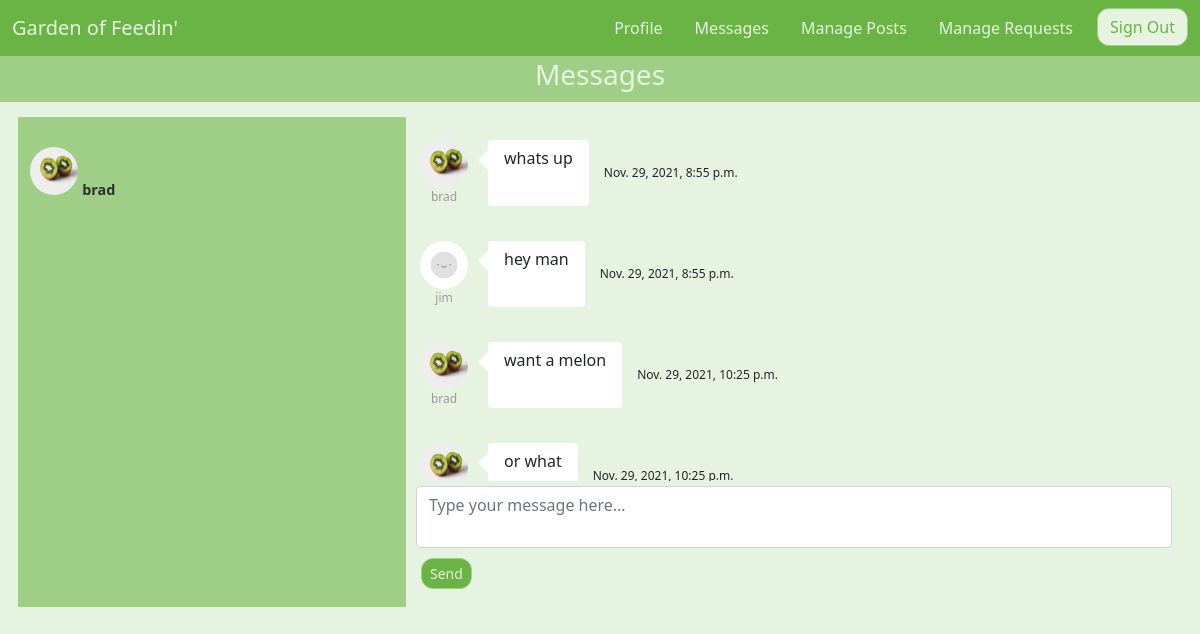
Page /chat/1 (signed in) on the committed database.
### gardenApp/models.py (models this page shows)
class Chat(models.Model):
    user1 = models.ForeignKey(PublicUser, related_name='user1', on_delete=models.CASCADE)
    user2 = models.ForeignKey(PublicUser, related_name='user2', on_delete=models.CASCADE)
    class Meta:
        unique_together = ['user1', 'user2']
    def __repr__(self):
        return str(self.__dict__)

class PublicUser(models.Model):
    email = models.EmailField(unique=True)
    username = models.CharField(max_length=64)
    pass_hash = models.CharField(max_length=128)
    address = models.CharField(max_length=256)
    verified = models.BooleanField(default=False)
    latitude = models.FloatField()
    longitude = models.FloatField()
    image = models.ImageField(upload_to="profile_images", default="profile_images/default_profile.png")
    def __repr__(self):
        return str(self.__dict__)

class Message(models.Model):
    userID = models.ForeignKey(PublicUser, on_delete=models.CASCADE)
    chatID = models.ForeignKey(Chat, on_delete=models.CASCADE)
    msg = models.TextField()
    dateTime = models.DateTimeField(auto_now_add=True)
    def __repr__(self):
        return str(self.__dict__)

### gardenApp/views.py (the view)
# urls.py: path('chat/<int:id>', views.chat, name='chat'),
def chat(request,id):
    chatID = id
    currUser = PublicUser.objects.get(id=request.session['id'])
    chats = Search.getAllChatsForUser(currUser)
    context = {}
    allUserMsgs = []
    allmsgs = Search.getAllMessagesInChat(chatID)
    allUserMsgs.extend(allmsgs)
    context['chats'] = chats
    context['allmsgs'] = allUserMsgs
    context['user'] = currUser
    context['chatID'] = chatID
    print(context)
    return render(request,'messenger.html',context)

### utils/Search.py (called while the page is built)
def getAllChatsForUser(currUser):
    chatList = list(Chat.objects.filter(Q(user1=currUser) | Q(user2=currUser)))
    return chatList

def getAllMessagesInChat(chat):
    msgList = list(Message.objects.filter(chatID=chat))
    return sorted(msgList, key=lambda x: x.dateTime)

### gardenApp/templates/messenger.html (shortened to what this page needs)
<!DOCTYPE html>
<html lang="en">
    <head>
		<link href="https://cdn.jsdelivr.net/npm/bootstrap@5.1.3/dist/css/bootstrap.min.css" rel="stylesheet">
		<link rel="stylesheet" type="text/css" href="./../static/css/main.css">
	</head>
	<body>
		<nav class="navbar navbar-expand-md">
			<div class="container-fluid">
				<a class="navbar-brand" href="/landing">Garden of Feedin'
				</a>
				<div class="collapse navbar-collapse" id="main-navigation">
					<ul class="navbar-nav">
						<li class="nav-item">
							<a class="nav-link" href="/profile">Profile</a>
						</li>
						<li class="nav-item">
							<a class="nav-link" href="/messages">Messages</a>
						</li>
						<li class="nav-item">
							<a class="nav-link" href="/manage">Manage Posts</a>
						</li>
						<li class="nav-item">
							<a class="nav-link" href="/managerequests">Manage Requests</a>
						</li>
						<li class="nav-item">
							<a href="/signout" class="btn">Sign Out</a>
						</li>
					</ul>
				</div>
			</div>
		</nav>
		<nav class="navbar-light navbar-expand-md" style="background-color: #9FCF86;">
			<div class="welcome">
 			 <h3>Messages</h3>
			</div>
		</nav>
		<div class="container chat-box d-flex flex-column">
			<div class="row overflow-auto flex-grow-1 ">
				<div class="col-4 chat-list" style="background-color: #9FCF86">
					<div class="list-group chat-box users" style="margin-top: 15px;  list-style-type: none;">
						{% for i in chats %}
								<li class="person" style="padding:0px;">
									<a href='/chat/{{i.id}}' style="margin:0px; display:block; width:100%; height:100%;  color: #2F2F2F; text-decoration: none;">
									<div class="user">
										{% if user.username == i.user1.username %}
										<img src="{{i.user2.image.url}}" alt="" class="rounded-circle" style="margin-top: 15px;">
										{% else %}
										<img src="{{i.user1.image.url}}" alt="" class="rounded-circle" style="margin-top: 15px;">
										{% endif %}
									</div>
									<p class="chat-info">
										{% if user.username == i.user1.username %}
										<span class="name">{{i.user2.username}}</span>
										{% else %}
										<span class="name">{{i.user1.username}}</span>
										{% endif %}
									</p>
									</a>
								</li>
						{% endfor %}
					</div>
				</div>
				<div class="col-8 active-chat" style="background-color: #E7F3E1">
					<div class="message-box chat-container" style="margin-bottom: 5px;">
						{% if allmsgs %}
						{% for i in allmsgs %}
						{% if i.userID.username != user.username %}
						<li class="chat-left">
							<div class="chat-avatar">
								<img src="{{i.userID.image.url}}">
								<div class="chat-name">{{i.userID.username}}</div>
							</div>
							<div class="chat-text">{{i.msg}}</div>
							<div class="chat-hour">{{i.dateTime}}</div>
						</li>
						{% endif %}
						{% endfor %}
						{% endif %}
					</div>
					{% if allmsgs %}
					<div class="row g-3">
						<form class="form-group mt-3 mb-0" action='/createmessage' method='POST'>
							<textarea class="form-control" rows="2" name='msg' placeholder="Type your message here..." style="margin-bottom: 10px; resize: none;"></textarea>
							<button class="btn btn-primary btn-sm" type="submit">Send</button>
					</div>
					{% endif %}
				</div>
			</div>
		</div>
	</body>
</html>

### gardenApp/static/css/main.css (style rules this page uses)
body { padding: 0; margin: 0; background: #E7F3E1; }
.navbar { background:#6ab446; }
.nav-link, .navbar-brand { color: #E7F3E1; cursor: pointer; }
.nav-link { margin-right: 1em !important; }
.navbar-collapse { justify-content: flex-end; }
.btn { border:1px solid #9FCF86; background:#E7F3E1; border-radius: 12px; color:#6ab446; }
.btn-primary { border:1px solid #9FCF86; background:#6ab446; border-radius: 12px; color:#E7F3E1; }
.welcome { text-align: center; padding: 2px 0; }
.welcome h3 { color:#E7F3E1; }
.form-group { margin-top: 16px; }
.form-group input, button, label, select { margin-bottom: 15px; margin-left: 5px; }
.container { margin-top: 25px; margin-bottom: 25px; }
.chat-box { margin: 15px; padding-right: 0px; padding-left: 0px; margin-right: auto; margin-left: auto; height:490px; width:100%; }
.chat-list { height:100%; overflow-y: scroll; }
.active-chat { padding-top: 19px; padding-bottom:10px; padding-right: 10px; padding-left: 10px; margin-right: auto; margin-left: auto; display:table; height:490px; }
.message-box { height:75%; overflow-y: scroll; }
.users { padding: 0; }
.users .person { position: relative; width: 100%; padding: 10px 1rem; cursor: pointer; border-bottom: 1px solid #6ab446; }
.users .person:last-child { border-bottom: 0; }
.users .person .user { display: inline-flex; position: relative; margin-right: 0px; }
.users .person .user img { width: 48px; height: 48px; -webkit-border-radius: 50px; -moz-border-radius: 50px; border-radius: 50px; }
.users .person p.chat-info { font-weight: 600; font-size: 0.9rem; display: inline-block; }
.chat-container { position: relative; padding: 0.25rem; }
.chat-container li.chat-left, .chat-container li.chat-right { display: flex; flex: 1; flex-direction: row; margin-bottom: 35px; }
.chat-container li img { width: 48px; height: 48px; -webkit-border-radius: 30px; -moz-border-radius: 30px; border-radius: 30px; }
.chat-container li .chat-avatar { margin-right: 20px; }
.chat-container li .chat-name { font-size: .75rem; color: #999999; text-align: center; }
.chat-container li .chat-text { padding: .4rem 1rem; -webkit-border-radius: 4px; -moz-border-radius: 4px; border-radius: 4px; background: #ffffff; font-weight: 300; line-height: 150%; position: relative; }
.chat-container li .chat-text::before { content: ''; position: absolute; width: 0; height: 0; top: 10px; left: -20px; border: 10px solid; border-color: transparent #ffffff transparent transparent; }
.chat-container li .chat-hour { padding: 0; margin-bottom: 10px; font-size: .75rem; display: flex; flex-direction: row; align-items: center; justify-content: center; margin: 0 0 0 15px; }

### rows in the picture
Chat: user1.image (picture), user1.username "brad"
Message: userID.image (picture), userID.username "brad", msg "whats up", dateTime "Nov. 29, 2021, 8:55 p.m."
Message: userID.image (placeholder picture), userID.username "jim", msg "hey man", dateTime "Nov. 29, 2021, 8:55 p.m."
Message: userID.image (picture), userID.username "brad", msg "want a melon", dateTime "Nov. 29, 2021, 10:25 p.m."
Message: userID.image (picture), msg "or what", dateTime "Nov. 29, 2021, 10:25 p.m."
